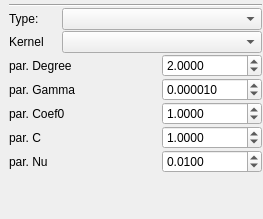
            <widget class="QWidget" name="page_SVM">
             <property name="geometry">
              <rect>
               <x>0</x>
               <y>0</y>
               <width>263</width>
               <height>219</height>
              </rect>
             </property>
             <attribute name="label">
              <string>SVM</string>
             </attribute>
             <layout class="QVBoxLayout" name="verticalLayout_7">
              <property name="spacing">
               <number>1</number>
              </property>
              <property name="leftMargin">
               <number>9</number>
              </property>
              <property name="topMargin">
               <number>4</number>
              </property>
              <property name="rightMargin">
               <number>1</number>
              </property>
              <property name="bottomMargin">
               <number>1</number>
              </property>
              <item>
               <widget class="Line" name="line_3">
                <property name="orientation">
                 <enum>Qt::Horizontal</enum>
                </property>
               </widget>
              </item>
              <item>
               <layout class="QHBoxLayout" name="horizontalLayout_8">
                <item>
                 <widget class="QLabel" name="label_7">
                  <property name="text">
                   <string>Type:</string>
                  </property>
                 </widget>
                </item>
                <item>
                 <spacer name="horizontalSpacer_3">
                  <property name="orientation">
                   <enum>Qt::Horizontal</enum>
                  </property>
                  <property name="sizeHint" stdset="0">
                   <size>
                    <width>40</width>
                    <height>20</height>
                   </size>
                  </property>
                 </spacer>
                </item>
                <item>
                 <widget class="QComboBox" name="comboBox_SVM_Type">
                  <property name="sizePolicy">
                   <sizepolicy hsizetype="Fixed" vsizetype="Fixed">
                    <horstretch>0</horstretch>
                    <verstretch>0</verstretch>
                   </sizepolicy>
                  </property>
                  <property name="minimumSize">
                   <size>
                    <width>200</width>
                    <height>0</height>
                   </size>
                  </property>
                 </widget>
                </item>
               </layout>
              </item>
              <item>
               <layout class="QHBoxLayout" name="horizontalLayout_9">
                <item>
                 <widget class="QLabel" name="label_8">
                  <property name="text">
                   <string>Kernel</string>
                  </property>
                 </widget>
                </item>
                <item>
                 <widget class="QComboBox" name="comboBox_SVM_Kernel">
                  <property name="sizePolicy">
                   <sizepolicy hsizetype="Fixed" vsizetype="Fixed">
                    <horstretch>0</horstretch>
                    <verstretch>0</verstretch>
                   </sizepolicy>
                  </property>
                  <property name="minimumSize">
                   <size>
                    <width>200</width>
                    <height>0</height>
                   </size>
                  </property>
                 </widget>
                </item>
               </layout>
              </item>
              <item>
               <layout class="QHBoxLayout" name="horizontalLayout_10">
                <item>
                 <widget class="QLabel" name="label_9">
                  <property name="text">
                   <string>par. Degree</string>
                  </property>
                 </widget>
                </item>
                <item>
                 <spacer name="horizontalSpacer_4">
                  <property name="orientation">
                   <enum>Qt::Horizontal</enum>
                  </property>
                  <property name="sizeHint" stdset="0">
                   <size>
                    <width>40</width>
                    <height>20</height>
                   </size>
                  </property>
                 </spacer>
                </item>
                <item>
                 <widget class="QDoubleSpinBox" name="doubleSpinBox_SVM_Degree">
                  <property name="minimumSize">
                   <size>
                    <width>100</width>
                    <height>0</height>
                   </size>
                  </property>
                  <property name="decimals">
                   <number>4</number>
                  </property>
                  <property name="minimum">
                   <double>0.200000000000000</double>
                  </property>
                  <property name="maximum">
                   <double>8.000000000000000</double>
                  </property>
                  <property name="value">
                   <double>2.000000000000000</double>
                  </property>
                 </widget>
                </item>
               </layout>
              </item>
              <item>
               <layout class="QHBoxLayout" name="horizontalLayout_11">
                <item>
                 <widget class="QLabel" name="label_10">
                  <property name="text">
                   <string>par. Gamma</string>
                  </property>
                 </widget>
                </item>
                <item>
                 <spacer name="horizontalSpacer_5">
                  <property name="orientation">
                   <enum>Qt::Horizontal</enum>
                  </property>
                  <property name="sizeHint" stdset="0">
                   <size>
                    <width>40</width>
                    <height>20</height>
                   </size>
                  </property>
                 </spacer>
                </item>
                <item>
                 <widget class="QDoubleSpinBox" name="doubleSpinBox_SVM_Gamma">
                  <property name="minimumSize">
                   <size>
                    <width>100</width>
                    <height>0</height>
                   </size>
                  </property>
                  <property name="decimals">
                   <number>6</number>
                  </property>
                  <property name="maximum">
                   <double>6.000000000000000</double>
                  </property>
                  <property name="singleStep">
                   <double>0.000100000000000</double>
                  </property>
                  <property name="value">
                   <double>0.000010000000000</double>
                  </property>
                 </widget>
                </item>
               </layout>
              </item>
              <item>
               <layout class="QHBoxLayout" name="horizontalLayout_14">
                <item>
                 <widget class="QLabel" name="label_13">
                  <property name="text">
                   <string>par. Coef0</string>
                  </property>
                 </widget>
                </item>
                <item>
                 <spacer name="horizontalSpacer_8">
                  <property name="orientation">
                   <enum>Qt::Horizontal</enum>
                  </property>
                  <property name="sizeHint" stdset="0">
                   <size>
                    <width>40</width>
                    <height>20</height>
                   </size>
                  </property>
                 </spacer>
                </item>
                <item>
                 <widget class="QDoubleSpinBox" name="doubleSpinBox_SVM_Coef0">
                  <property name="minimumSize">
                   <size>
                    <width>100</width>
                    <height>0</height>
                   </size>
                  </property>
                  <property name="decimals">
                   <number>4</number>
                  </property>
                  <property name="maximum">
                   <double>20.000000000000000</double>
                  </property>
                  <property name="singleStep">
                   <double>0.500000000000000</double>
                  </property>
                  <property name="value">
                   <double>1.000000000000000</double>
                  </property>
                 </widget>
                </item>
               </layout>
              </item>
              <item>
               <layout class="QHBoxLayout" name="horizontalLayout_12">
                <item>
                 <widget class="QLabel" name="label_11">
                  <property name="text">
                   <string>par. C</string>
                  </property>
                 </widget>
                </item>
                <item>
                 <spacer name="horizontalSpacer_6">
                  <property name="orientation">
                   <enum>Qt::Horizontal</enum>
                  </property>
                  <property name="sizeHint" stdset="0">
                   <size>
                    <width>40</width>
                    <height>20</height>
                   </size>
                  </property>
                 </spacer>
                </item>
                <item>
                 <widget class="QDoubleSpinBox" name="doubleSpinBox_SVM_C">
                  <property name="minimumSize">
                   <size>
                    <width>100</width>
                    <height>0</height>
                   </size>
                  </property>
                  <property name="decimals">
                   <number>4</number>
                  </property>
                  <property name="maximum">
                   <double>40.000000000000000</double>
                  </property>
                  <property name="value">
                   <double>1.000000000000000</double>
                  </property>
                 </widget>
                </item>
               </layout>
              </item>
              <item>
               <layout class="QHBoxLayout" name="horizontalLayout_13">
                <item>
                 <widget class="QLabel" name="label_12">
                  <property name="text">
                   <string>par. Nu</string>
                  </property>
                 </widget>
                </item>
                <item>
                 <spacer name="horizontalSpacer_7">
                  <property name="orientation">
                   <enum>Qt::Horizontal</enum>
                  </property>
                  <property name="sizeHint" stdset="0">
                   <size>
                    <width>40</width>
                    <height>20</height>
                   </size>
                  </property>
                 </spacer>
                </item>
                <item>
                 <widget class="QDoubleSpinBox" name="doubleSpinBox_SVM_Nu">
                  <property name="minimumSize">
                   <size>
                    <width>100</width>
                    <height>0</height>
                   </size>
                  </property>
                  <property name="decimals">
                   <number>4</number>
                  </property>
                  <property name="minimum">
                   <double>0.001000000000000</double>
                  </property>
                  <property name="maximum">
                   <double>1.000000000000000</double>
                  </property>
                  <property name="singleStep">
                   <double>0.001000000000000</double>
                  </property>
                  <property name="value">
                   <double>0.010000000000000</double>
                  </property>
                 </widget>
                </item>
               </layout>
              </item>
              <item>
               <spacer name="verticalSpacer_4">
                <property name="orientation">
                 <enum>Qt::Vertical</enum>
                </property>
                <property name="sizeHint" stdset="0">
                 <size>
                  <width>20</width>
                  <height>57</height>
                 </size>
                </property>
               </spacer>
              </item>
             </layout>
            </widget>
